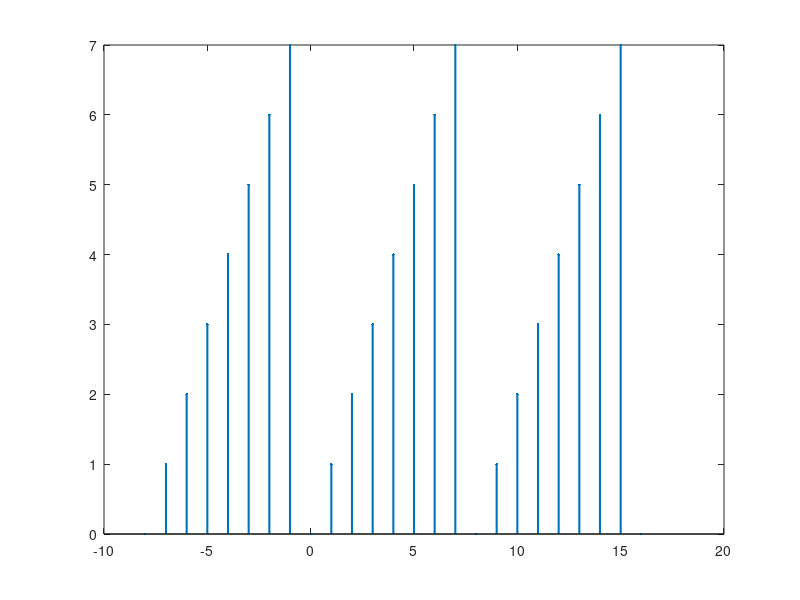

This figure's MATLAB source: (Note: this script raises an error after producing the figure.)
function fig3_7

% FIGURE 3.7:  The mod function

clc
clear
fprintf ('Figure 3.7: The mod function\n\n')

% Construct r(k) = mod(k,N) and plot it

N = 8;
k = -N : 2*N;
r = mod(k,N);
figure
hp = stem (k,r,'filled','.');
set (hp,'LineWidth',1.5)
f_labels ('The mod function','\it{k}','mod({\itk},8)')
hold on
plot ([-N 2*N],[0 0],'k',[-N 2*N],[N N],'--k')
axis ([-N 2*N -2 10])
f_wait
 
